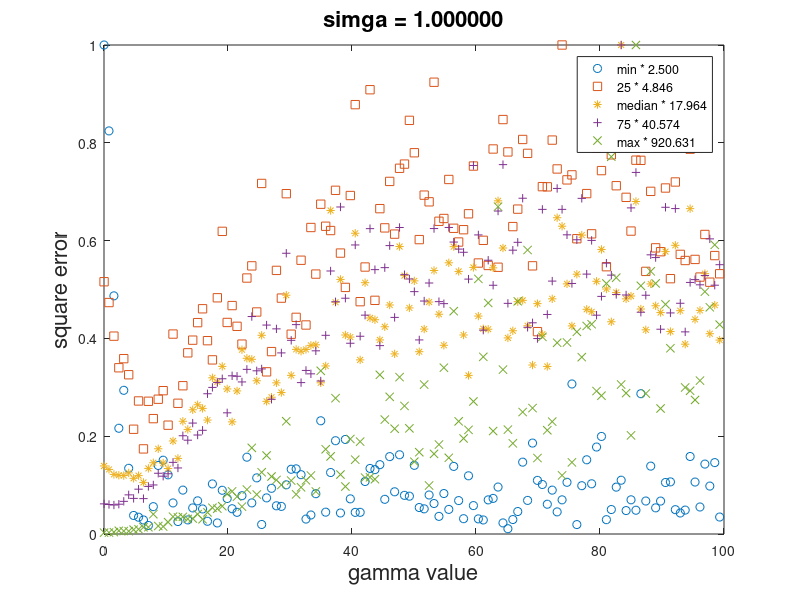

Reproduce this figure in MATLAB.
%%% define the parameter
%gamma = 4;
clear;
clc;
time = 100;
N = 10;
sigma = 1;
B=2;
W = [1,-0.5,-1,0.5]; 
errordata = zeros(5,size(10^-B:10^(-0.1):10^B,2));
index =1;
for gamma =  10^-B:10^(-0.1):10^B %%% iterate gamma from 0.01 to 100
    L2 = zeros(1,time);
for iteration = 1:time %%%% for every gamma iterate for 100 times
    x = -1 + 2*rand(N,1);
    X = [x.*x.*x,x.*x,x,ones(N,1)];
    Y = X*W' + sigma*randn(N,1);
    LikelyXX = zeros(4,4);
    LikelyYX = zeros(1,4);
%%% form the likelyhood matrix
for n = 1:N
    XX(:,:,n) = X(n,:)' *X(n,:);
    LikelyXX = LikelyXX+XX(:,:,n);
    YX(n,:) = Y(n).*X(n,:);
    LikelyYX = LikelyYX + YX(n,:);
end
%%% doing the estiamting process
%%% . formular W(map) = sum(y*x) * invers(sigmg1^2*inver(cov(W)) + sum(x*x'))
Westimated = LikelyYX * (LikelyXX+10*(sigma^2*(gamma^2*eye(4))^(-1)))^-1;

%%% calculate the L2 distance
L2(iteration) = (sum((Westimated - W).^ 2));
end

%%%% sort the total L2 distance
L2Sort = sort(L2,'ascend');
errordata(1,index) = L2Sort(1);
errordata(2,index) = L2Sort(time/4);
errordata(3,index) = L2Sort(time/2);
errordata(4,index) = L2Sort(3*time/4);
errordata(5,index) = L2Sort(time);
index = index+1;

%%% plot the value (1) is the min, (time/4) is 25%, (time/2) is median, (time*3/4) is
%%% 75% and (time) is the maximum 
%plot(gamma,L2Sort(1),'*');%,gamma,L2Sort(time/4),'o',gamma,L2Sort(time/2),'+',gamma,L2Sort(time*3/4),'.',gamma,L2Sort(time),'d');
%hold on
end
minstr = sprintf("min * %4.3f",max(errordata(1,:)));
qauterstr = sprintf("25 * %4.3f",max(errordata(2,:)));
medianstr = sprintf("median * %4.3f",max(errordata(3,:)));
quater3str = sprintf("75 * %4.3f",max(errordata(4,:)));
maxstr = sprintf("max * %4.3f",max(errordata(5,:)));

errordata(1,:) = errordata(1,:)./max(errordata(1,:));
errordata(2,:) = errordata(2,:)./max(errordata(2,:));
errordata(3,:) = errordata(3,:)./max(errordata(3,:));
errordata(4,:) = errordata(4,:)./max(errordata(4,:));
errordata(5,:) = errordata(5,:)./max(errordata(5,:));


gamma = 10^-B:10^(-0.1):10^B;
plot(gamma,errordata(1,:),'o')
hold on
plot(gamma,errordata(2,:),'s')
plot(gamma,errordata(3,:),'*')
plot(gamma,errordata(4,:),'+')
plot(gamma,errordata(5,:),'x')
legend(minstr,qauterstr,medianstr,quater3str,maxstr)
xlabel('gamma value','FontSize',16);
ylabel('square error','FontSize',16);
txtTitle = sprintf('simga = %f', sigma);
title(txtTitle,'FontSize',16);
